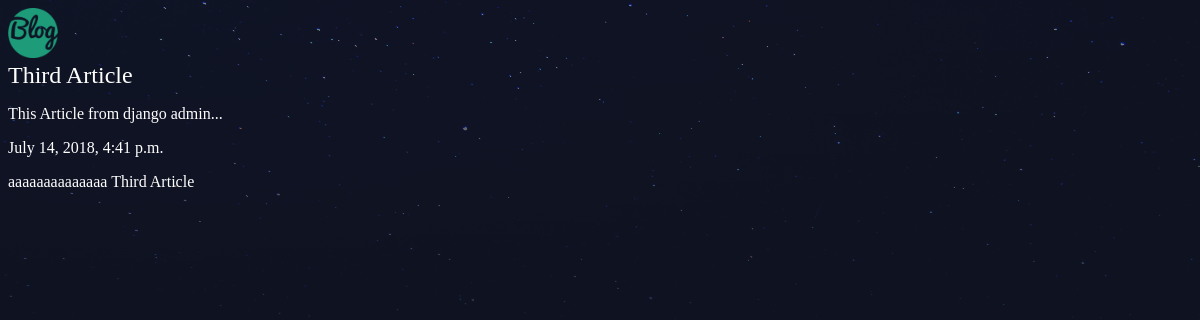
The app's page /articles/third-article/, older data.
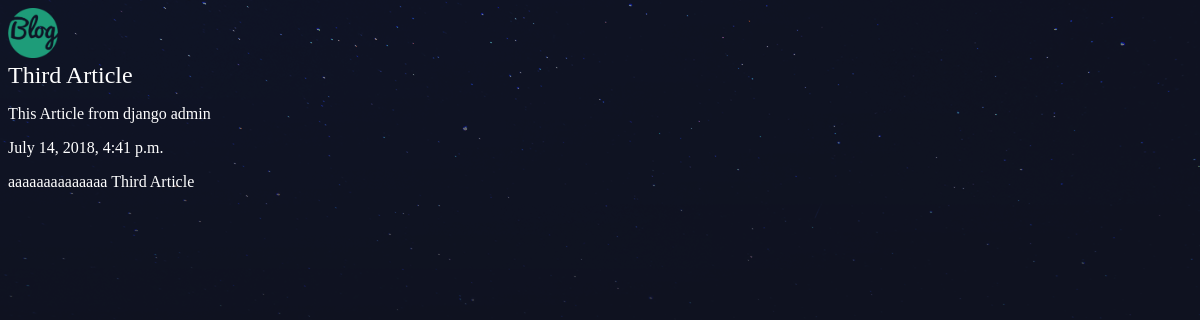
The same page, newer data.
### articles/models.py (models this page shows, shortened)
class Article(models.Model):
    title = models.CharField(max_length=100)
    slug  = models.SlugField()
    body  = models.TextField()
    date  = models.DateTimeField(auto_now_add=True)
    def __str__(self):
        return self.title

### articles/views.py (the view)
# urls.py: path('/<slug>/', views.article_detail, name='detail')
def article_detail(request, slug):
    article = Article.objects.get(slug=slug)
    return render(request, 'articles/article_details.html', { 'article': article })

### articles/templates/articles/article_details.html
{% extends 'base_layout.html' %}
{% block content %}
<div class="article-detail">
    <div class="article">
        <h2>{{ article.title }}</h2>
        <p>{{ article.body }}</p>
        <p>{{ article.date }}</p>
        <p>aaaaaaaaaaaaaa {{ article }}</p>
    </div>
</div>
{% endblock %}

Row changes from the older to the newer data that the page shows:
changed Article "Third Article": body "This Article from django admin..." → "This Article from django admin"
